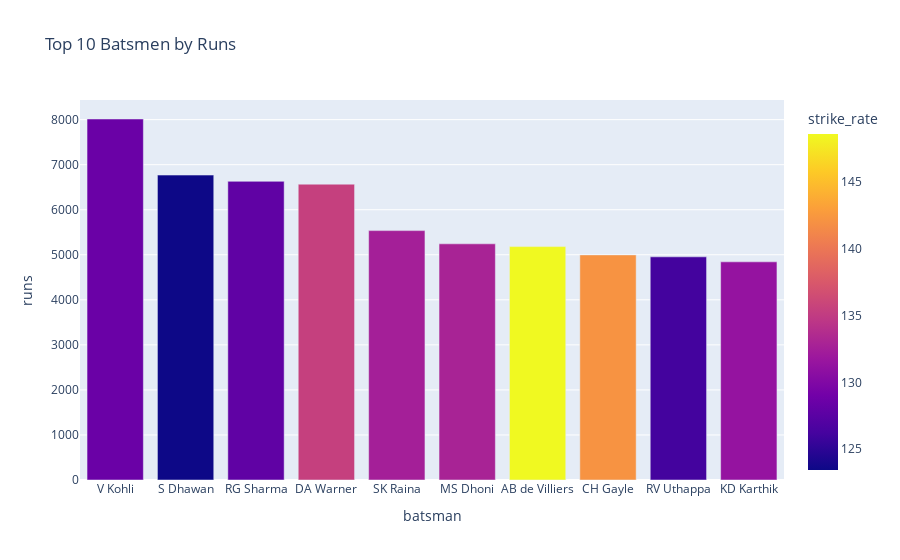

Notebook code for this chart:
### Code cell
import plotly.express as px
top_batsmen['strike_rate'] = top_batsmen['strike_rate'].round(2)
px.bar(top_batsmen, x='batsman', y='runs',
       hover_data=['balls_faced','strike_rate'],
       color='strike_rate',
       title="Top 10 Batsmen by Runs")

### Figure 1 — Plotly figure (JSON) as saved in the notebook; plotly's stock layout.template omitted (floating-point values rounded to 4 significant figures)
{"data": [{"alignmentgroup": "True", "customdata": [[6236, 128.5], [5483, 123.5], [5183, 127.9], [4849, 135.4], [4177, 132.5], [3947, 132.8], [3487, 148.6], [3516, 142.1], [3927, 126.2], [3687, 131.3]], "hovertemplate": "batsman=%{x}<br>runs=%{y}<br>balls_faced=%{customdata[0]}<br>strike_rate=%{marker.color}<extra></extra>", "legendgroup": "", "marker": {"color": [128.5, 123.5, 127.9, 135.4, 132.5, 132.8, 148.6, 142.1, 126.2, 131.3], "coloraxis": "coloraxis", "pattern": {"shape": ""}}, "name": "", "offsetgroup": "", "orientation": "v", "showlegend": false, "textposition": "auto", "type": "bar", "x": ["V Kohli", "S Dhawan", "RG Sharma", "DA Warner", "SK Raina", "MS Dhoni", "AB de Villiers", "CH Gayle", "RV Uthappa", "KD Karthik"], "xaxis": "x", "y": [8014, 6769, 6630, 6567, 5536, 5243, 5181, 4997, 4954, 4843], "yaxis": "y"}], "layout": {"barmode": "relative", "coloraxis": {"colorbar": {"title": {"text": "strike_rate"}}, "colorscale": [[0, "#0d0887"], [0.1111, "#46039f"], [0.2222, "#7201a8"], [0.3333, "#9c179e"], [0.4444, "#bd3786"], [0.5556, "#d8576b"], [0.6667, "#ed7953"], [0.7778, "#fb9f3a"], [0.8889, "#fdca26"], [1, "#f0f921"]]}, "legend": {"tracegroupgap": 0}, "title": {"text": "Top 10 Batsmen by Runs"}, "xaxis": {"anchor": "y", "domain": [0, 1], "title": {"text": "batsman"}}, "yaxis": {"anchor": "x", "domain": [0, 1], "title": {"text": "runs"}}}}
